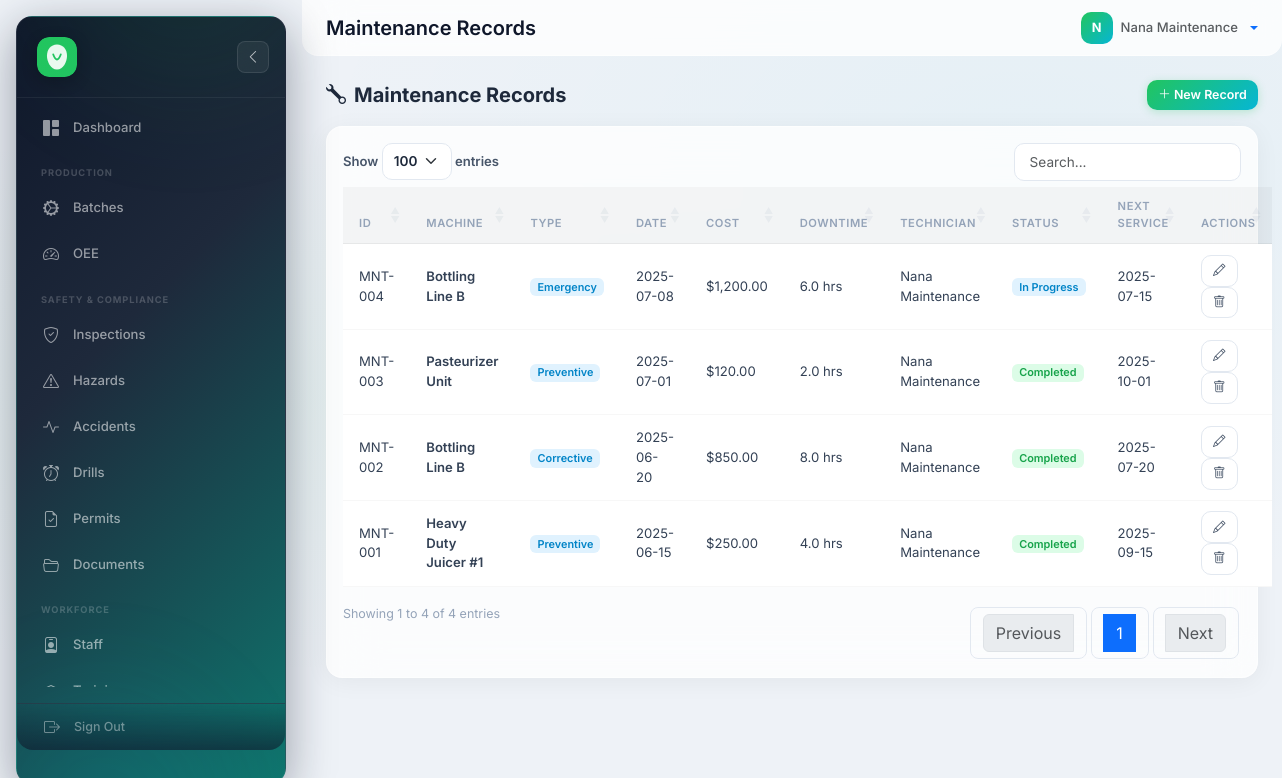
The app's page /?route=maintenance (signed in) with its own data.
### tables this page shows
CREATE TABLE maintenance_records (
    MaintenanceID   VARCHAR(50)    PRIMARY KEY,
    MaintenanceType ENUM('Preventive','Corrective','Emergency') DEFAULT 'Preventive',
    MaintenanceDate DATE           NOT NULL,
    Downtime        DECIMAL(10,2)  DEFAULT 0.00,
    Cost            DECIMAL(15,2)  DEFAULT 0.00,
    MachineID       VARCHAR(50)    DEFAULT NULL,
    TechnicianID    VARCHAR(50)    DEFAULT NULL,
    Description     TEXT           DEFAULT NULL,
    SpareParts      TEXT           DEFAULT NULL,
    Status          ENUM('Scheduled','In Progress','Completed','Cancelled') DEFAULT 'Scheduled',
    NextServiceDate DATE           DEFAULT NULL,
    created_at      TIMESTAMP      DEFAULT CURRENT_TIMESTAMP,
    FOREIGN KEY (MachineID)    REFERENCES machines(MachineID) ON UPDATE CASCADE ON DELETE SET NULL,
    FOREIGN KEY (TechnicianID) REFERENCES users(UserID) ON UPDATE CASCADE ON DELETE SET NULL,
    INDEX idx_maint_date (MaintenanceDate)
);

CREATE TABLE machines (
    MachineID     VARCHAR(50)  PRIMARY KEY,
    Name          VARCHAR(150) NOT NULL,
    Type          VARCHAR(100) DEFAULT NULL,
    Location      VARCHAR(100) DEFAULT NULL,
    Status        ENUM('Operational','Maintenance','Down','Decommissioned') DEFAULT 'Operational',
    InstallDate   DATE         DEFAULT NULL,
    LastService   DATE         DEFAULT NULL,
    created_at    TIMESTAMP    DEFAULT CURRENT_TIMESTAMP
);

CREATE TABLE users (
    UserID     VARCHAR(50)  PRIMARY KEY,
    RoleID     VARCHAR(50)  NOT NULL,
    Name       VARCHAR(100) NOT NULL,
    password   VARCHAR(255) NOT NULL,
    Status     ENUM('Active','Inactive') DEFAULT 'Active',
    created_at TIMESTAMP    DEFAULT CURRENT_TIMESTAMP,
    updated_at TIMESTAMP    DEFAULT CURRENT_TIMESTAMP ON UPDATE CURRENT_TIMESTAMP,
    FOREIGN KEY (RoleID) REFERENCES roles(RoleID) ON UPDATE CASCADE ON DELETE RESTRICT
);

### backend/controllers/Controller.php (called while the page is built, shortened)
<?php
abstract class Controller
{
    protected string $viewPath;
    protected function render(string $view, array $data = []): void
    {
        extract($data);
        $viewFile = APP_ROOT . '/frontend/views/' . $this->viewPath . '/' . $view . '.php';
        require $viewFile;
        require APP_ROOT . '/frontend/views/layouts/main.php';
    }
}

### backend/controllers/MaintenanceController.php (called while the page is built, shortened)
<?php
require_once __DIR__ . '/Controller.php';
class MaintenanceController extends Controller {
    public function __construct() {
        $this->model = new MaintenanceRecordModel();
    }
    public function index(): void {
        $this->render('index', ['records' => $this->model->getAllDetailed()]);
    }
}

### backend/config/database.php (called while the page is built, shortened)
<?php
function getDb(): PDO {
    static $pdo = null;
    if ($pdo === null) {
        $dsn = 'mysql:host=' . DB_HOST . ';dbname=' . DB_NAME . ';charset=' . DB_CHARSET;
        $options = [
            PDO::ATTR_ERRMODE            => PDO::ERRMODE_EXCEPTION,
            PDO::ATTR_DEFAULT_FETCH_MODE => PDO::FETCH_ASSOC,
            PDO::ATTR_EMULATE_PREPARES   => false,
        ];
         $pdo = new PDO($dsn, DB_USER, DB_PASS, $options);
    }
    return $pdo;
}
function isLoggedIn(): bool {
    return isset($_SESSION['user_id']) && !empty($_SESSION['user_id']);
}
function currentUser(): ?array {
    return [
        'id'        => $_SESSION['user_id'],
        'name'      => $_SESSION['user_name'] ?? '',
        'role_id'   => $_SESSION['user_role_id'] ?? '',
        'role_name' => $_SESSION['user_role_name'] ?? '',
    ];
}
function sanitize(mixed $input): string {
    return htmlspecialchars(trim((string)$input), ENT_QUOTES, 'UTF-8');
}

### backend/config/permissions.php (called while the page is built, shortened)
<?php
function getAccess(string $roleId, string $module): string {
    global $ROLE_PERMISSIONS;
    return $ROLE_PERMISSIONS[$roleId][$module] ?? 'no';
}
function canCreate(string $module): bool {
    $u = currentUser();
    $level = getAccess($u['role_id'], $module);
    return in_array($level, ['full', 'participate', 'report'], true);
}

### backend/models/Model.php (called while the page is built, shortened)
<?php
require_once __DIR__ . '/../config/database.php';
abstract class Model
{
    protected PDO $db;
    public function __construct()
    {
        $this->db = getDb();
    }
    public function query(string $sql, array $params = []): array
    {
        $stmt = $this->db->prepare($sql);
        $stmt->execute($params);
        return $stmt->fetchAll();
    }
}

### backend/models/MaintenanceRecordModel.php (called while the page is built, shortened)
<?php
require_once __DIR__ . '/Model.php';
class MaintenanceRecordModel extends Model {
    public function getAllDetailed(): array {
        return $this->query(
            "SELECT mr.*, m.Name AS MachineName, u.Name AS TechnicianName
             FROM maintenance_records mr
             LEFT JOIN machines m ON mr.MachineID = m.MachineID
             LEFT JOIN users u ON mr.TechnicianID = u.UserID
             ORDER BY mr.MaintenanceDate DESC"
        );
    }
}

### frontend/views/maintenance/index.php (the view)
<?php $pageTitle = 'Maintenance Records'; ?>
<div class="d-flex justify-content-between align-items-center mb-3">
    <h5 class="fw-bold mb-0"><i class="bi bi-wrench me-2"></i><?= $pageTitle ?></h5>
    <?php if (canCreate('maintenance')): ?>
    <a href="?route=maintenance/create" class="btn btn-success btn-sm"><i class="bi bi-plus-lg"></i> New Record</a>
    <?php endif; ?>
</div>
<div class="card border-0 shadow-sm">
    <div class="card-body">
        <table id="dataTable" class="table table-hover align-middle">
            <thead class="table-light">
                <tr><th>ID</th><th>Machine</th><th>Type</th><th>Date</th><th>Cost</th><th>Downtime</th><th>Technician</th><th>Status</th><th>Next Service</th><th>Actions</th></tr>
            </thead>
            <tbody>
                <?php foreach ($records as $r): ?>
                <tr>
                    <td><?= sanitize($r['MaintenanceID']) ?></td>
                    <td class="fw-semibold"><?= sanitize($r['MachineName'] ?? $r['machine_name'] ?? '') ?></td>
                    <td><span class="badge bg-info bg-opacity-10 text-info"><?= sanitize($r['MaintenanceType'] ?? $r['maintenance_type'] ?? '') ?></span></td>
                    <td><?= sanitize($r['MaintenanceDate'] ?? $r['maintenance_date'] ?? '') ?></td>
                    <td>$<?= number_format((float)($r['Cost'] ?? 0), 2) ?></td>
                    <td><?= number_format((float)($r['Downtime'] ?? 0), 1) ?> hrs</td>
                    <td><?= sanitize($r['TechnicianName'] ?? $r['technician_name'] ?? '') ?></td>
                    <td>
                        <?php $st = $r['Status'] ?? ''; $map = ['Scheduled'=>'secondary','In Progress'=>'info','Completed'=>'success','Cancelled'=>'danger']; ?>
                        <span class="badge bg-<?= $map[$st] ?? 'secondary' ?>"><?= sanitize($st) ?></span>
                    </td>
                    <td><?= sanitize($r['NextServiceDate'] ?? '') ?></td>
                    <td>
                        <a href="?route=maintenance/edit&id=<?= urlencode($r['MaintenanceID']) ?>" class="btn btn-sm btn-outline-primary" title="Edit"><i class="bi bi-pencil"></i></a>
                        <a href="?route=maintenance/delete&id=<?= urlencode($r['MaintenanceID']) ?>" class="btn btn-sm btn-outline-danger" title="Delete" onclick="return confirm('Delete this record?')"><i class="bi bi-trash"></i></a>
                    </td>
                </tr>
                <?php endforeach; ?>
            </tbody>
        </table>
    </div>
</div>

### frontend/assets/css/glass.css (style rules this page uses)
:root { --sidebar-width: 270px; --sidebar-collapsed: 85px; --glass-bg: rgba(255,255,255,0.78); --glass-border: rgba(255,255,255,0.5); --glass-shadow: 0 4px 24px rgba(0,0,0,0.05); --glass-blur: blur(24px); --brand: #22c55e; --brand-accent: #06b6d4; --gradient-brand: linear-gradient(135deg, #22c55e 0%, #06b6d4 100%); --gradient-warm: linear-gradient(135deg, #f97316 0%, #ef4444 100%); --gradient-cool: linear-gradient(135deg, #6366f1 0%, #8b5cf6 100%); --gradient-sky: linear-gradient(135deg, #0ea5e9 0%, #2563eb 100%); --gradient-rose: linear-gradient(135deg, #f43f5e 0%, #e11d48 100%); --gradient-amber: linear-gradient(135deg, #f59e0b 0%, #d97706 100%); --gradient-emerald: linear-gradient(135deg, #10b981 0%, #059669 100%); --radius: 16px; --radius-sm: 10px; }
*, *::before, *::after { box-sizing: border-box; }
body { font-family: 'Inter', system-ui, -apple-system, sans-serif !important; background: #eef2f7 !important; background-image: radial-gradient(ellipse at 20% 50%, rgba(34,197,94,0.04) 0%, transparent 50%), radial-gradient(ellipse at 80% 20%, rgba(6,182,212,0.04) 0%, transparent 50%) !important; color: #1e293b; -webkit-font-smoothing: antialiased; }
.card, .border-0 { background: var(--glass-bg) !important; backdrop-filter: var(--glass-blur) !important; -webkit-backdrop-filter: var(--glass-blur) !important; border: 1px solid var(--glass-border) !important; border-radius: var(--radius) !important; box-shadow: var(--glass-shadow) !important; transition: all 0.25s ease; }
.table { border-collapse: collapse; }
.table th { font-size: 0.7rem !important; font-weight: 600 !important; text-transform: uppercase !important; letter-spacing: 0.05em !important; color: #94a3b8 !important; padding: 0.7rem 1rem !important; border-bottom: 1px solid rgba(0,0,0,0.05) !important; background: rgba(0,0,0,0.01) !important; }
.table td { padding: 0.65rem 1rem !important; font-size: 0.82rem !important; color: #334155 !important; border-bottom: 1px solid rgba(0,0,0,0.03) !important; }
.table-light { background: rgba(0,0,0,0.01) !important; }
.table-light th { background: rgba(0,0,0,0.02) !important; }
.btn-success { background: var(--gradient-brand) !important; border: none !important; color: white !important; box-shadow: 0 2px 8px rgba(34,197,94,0.25) !important; border-radius: var(--radius-sm) !important; font-weight: 600 !important; transition: all 0.15s !important; }
.btn-outline-primary { border: 1.5px solid #e2e8f0 !important; color: #475569 !important; background: white !important; border-radius: var(--radius-sm) !important; font-weight: 600 !important; transition: all 0.15s !important; }
.btn-outline-danger { border: 1.5px solid #e2e8f0 !important; color: #475569 !important; background: white !important; border-radius: var(--radius-sm) !important; font-weight: 600 !important; transition: all 0.15s !important; }
.btn-sm { font-size: 0.78rem !important; padding: 0.35rem 0.7rem !important; }
.badge { font-weight: 600 !important; font-size: 0.68rem !important; border-radius: 6px !important; }
.badge.bg-success { background: #dcfce7 !important; color: #16a34a !important; }
.badge.bg-info { background: #e0f2fe !important; color: #0284c7 !important; }

### records on screen
maintenance_records: MaintenanceID "MNT-004", MachineID.Name "Bottling Line B", MaintenanceType "Emergency", MaintenanceDate "2025-07-08", Cost "1,200.00", Downtime "6.0", TechnicianID.Name "Nana Maintenance", Status "In Progress", NextServiceDate "2025-07-15"
maintenance_records: MaintenanceID "MNT-003", MachineID.Name "Pasteurizer Unit", MaintenanceType "Preventive", MaintenanceDate "2025-07-01", Cost "120.00", Downtime "2.0", TechnicianID.Name "Nana Maintenance", Status "Completed", NextServiceDate "2025-10-01"
maintenance_records: MaintenanceID "MNT-002", MachineID.Name "Bottling Line B", MaintenanceType "Corrective", MaintenanceDate "2025-06-20", Cost "850.00", Downtime "8.0", TechnicianID.Name "Nana Maintenance", Status "Completed", NextServiceDate "2025-07-20"
maintenance_records: MaintenanceID "MNT-001", MachineID.Name "Heavy Duty Juicer #1", MaintenanceType "Preventive", MaintenanceDate "2025-06-15", Cost "250.00", Downtime "4.0", TechnicianID.Name "Nana Maintenance", Status "Completed", NextServiceDate "2025-09-15"

### other values on screen
$pageTitle "Maintenance Records"
substr($user['name'] ?? 'U', 0, 1) "N"
$user['name'] "Nana Maintenance"
